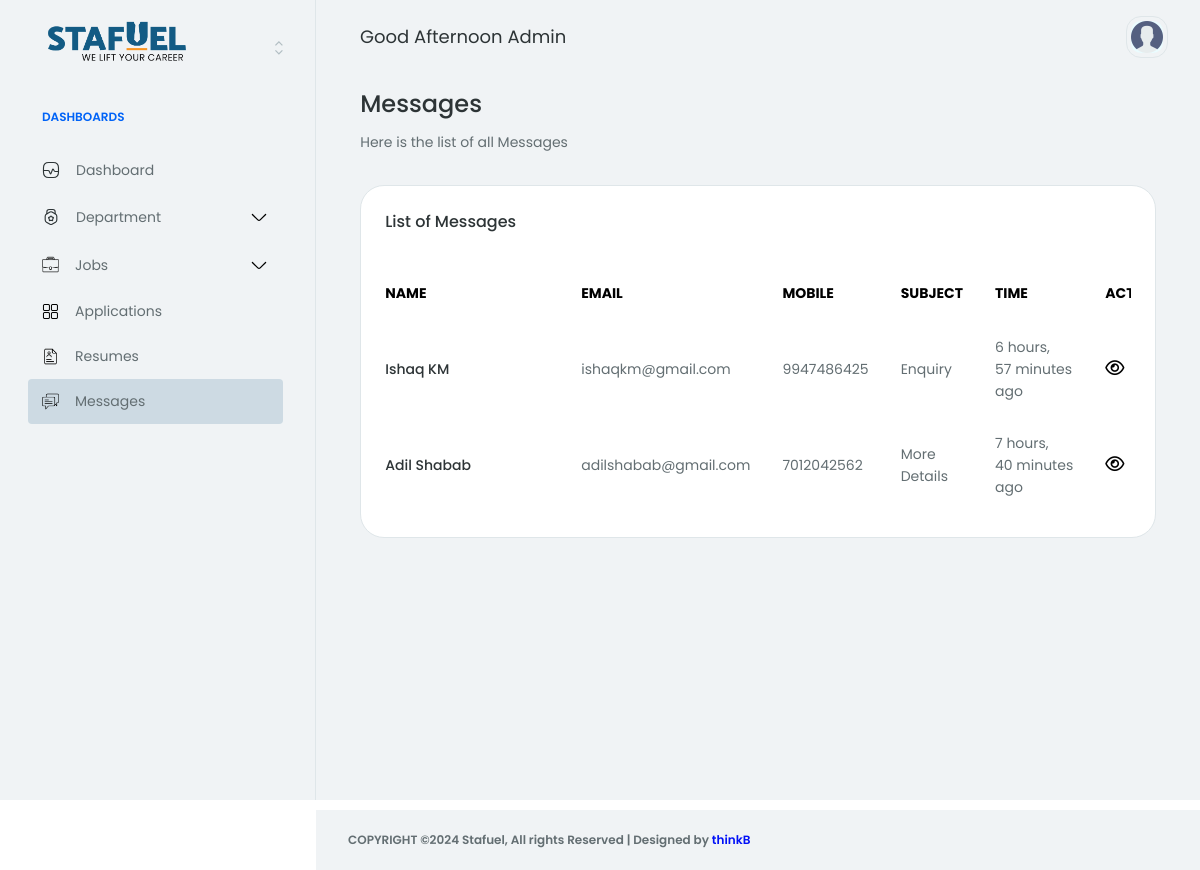
Before: /account/messages/ (signed in) with the older database file.
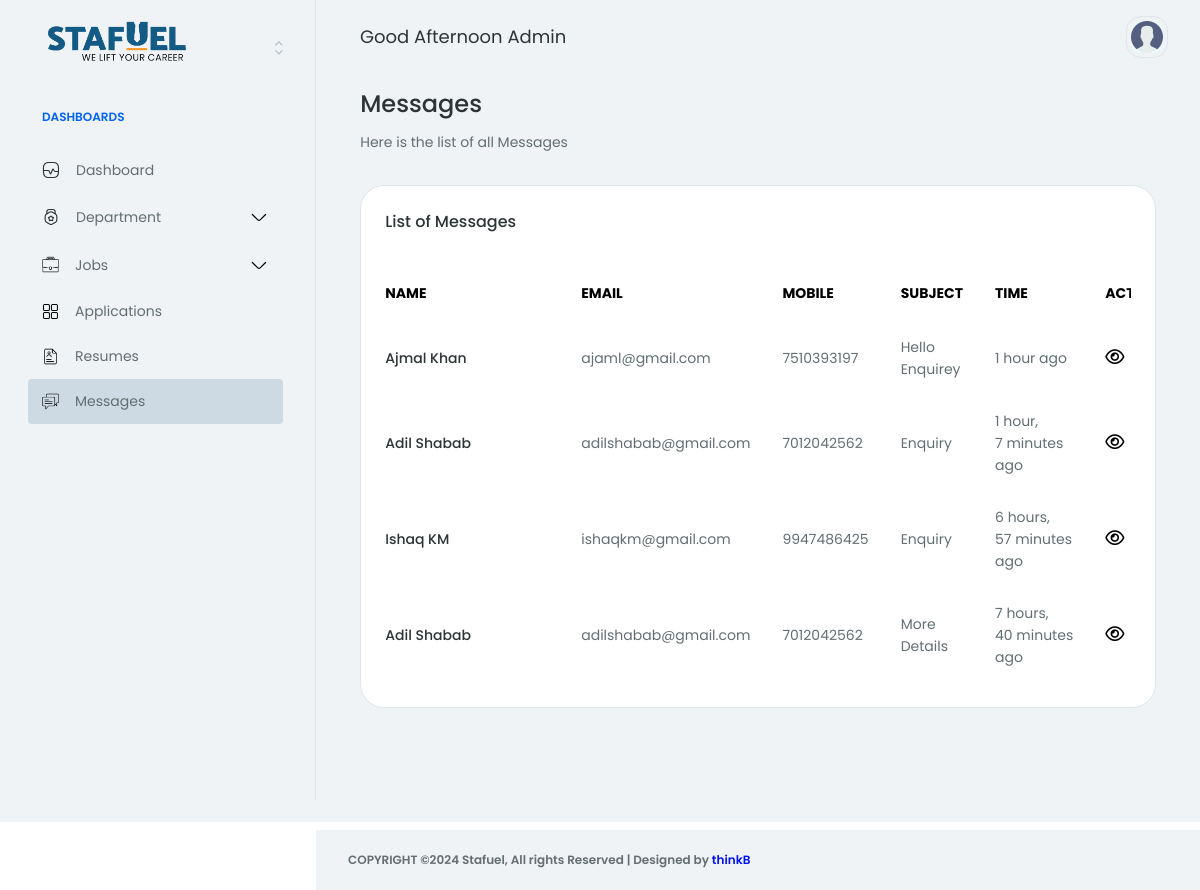
After: the same page with the newer database file.
### core/models.py (models this page shows, shortened)
class Message(models.Model):
    name = models.CharField(max_length=255)
    email = models.EmailField()
    subject = models.CharField(max_length=255)
    message = models.TextField()
    number = models.CharField(max_length=20)
    slug = models.SlugField(max_length=255, unique=True, blank=True)
    created_at = models.DateTimeField(auto_now_add=True)

### core/views.py (the view)
# urls.py: path('messages/', MessageListView.as_view(), name='message-list'),
class MessageListView(LoginRequiredMixin, ListView):
    model = Message
    template_name = 'backend/messages.html'
    context_object_name = 'msgs'
    login_url = 'login'  # URL to redirect to if the user is not authenticated
    def get_queryset(self):
        return Message.objects.all().order_by('-created_at')

### templates/backend/messages.html (shortened to what this page needs)
{% extends 'backend/base.html' %}
{% load static %}
{% block content %}
<div class="row mb-32 gy-32">
    <div class="col-12">
        <div class="row align-items-center justify-content-between g-24">
            <div class="col-12 col-md-6">
                <h3>Messages</h3>
                <p class="hp-p1-body mb-0">Here is the list of all Messages</p>
            </div>
        </div>
    </div>
    <div class="col-12">
        <div class="row g-32">
            <div class="col-12 col-lg-12">
                <div class="row g-32">
                    <div class="col-12">
                        <div class="card hp-project-ecommerce-table-card">
                            <div class="card-body">
                                <div class="row">
                                    <div class="col-12">
                                        <div class="d-flex align-items-center justify-content-between mb-32">
                                            <h5 class="mb-0">List of Messages</h5>
                                        </div>
                                        <div class="table-responsive">
                                            <table class="table align-middle mb-0">
                                                <thead>
                                                    <tr>
                                                        <th style="min-width: 180px;">
                                                            <span class="hp-badge-size d-block pb-16 fw-normal text-black fw-bold hp-text-color-dark-50 text-uppercase">Name</span>
                                                        </th>
                                                        <th>
                                                            <span class="hp-badge-size d-block pb-16 fw-normal text-black fw-bold hp-text-color-dark-50 text-uppercase">Email</span>
                                                        </th>
                                                        <th>
                                                            <span class="hp-badge-size d-block pb-16 fw-normal text-black fw-bold hp-text-color-dark-50 text-uppercase">Mobile</span>
                                                        </th>
                                                        <th>
                                                            <span class="hp-badge-size d-block pb-16 fw-normal text-black fw-bold hp-text-color-dark-50 text-uppercase">Subject</span>
                                                        </th>
                                                        <th class="">
                                                            <span class="hp-badge-size d-block pb-16 fw-normal text-black fw-bold hp-text-color-dark-50 text-uppercase">Time</span>
                                                        </th>
                                                        <th class="">
                                                            <span class="hp-badge-size d-block pb-16 fw-normal text-black fw-bold hp-text-color-dark-50 text-uppercase">Action</span>
                                                        </th>
                                                    </tr>
                                                </thead>
                                                <tbody>
                                                    {% for message in msgs %}
                                                        <tr>
                                                            <td class="ps-0">
                                                                <span class="mb-0 fw-medium text-black-100 hp-text-color-dark-0">{{message.name}}</span>
                                                            </td>
                                                            <td>
                                                                <span class="mb-0 text-black-80 hp-text-color-dark-30">{{message.email}}</span>
                                                            </td>
                                                            <td>
                                                                <span class="mb-0 text-black-80 hp-text-color-dark-30">{{message.number}}</span>
                                                            </td>
                                                            <td>
                                                                <span class="mb-0 text-black-80 hp-text-color-dark-30">{{message.subject}}</span>
                                                            </td>
                                                            <td>
                                                                <span class="mb-0 text-black-80 hp-text-color-dark-30">{{ message.created_at|timesince }} ago</span>
                                                            </td>
                                                            <td>
                                                                <div class="d_flex_icons">
                                                                    <a href="{% url 'view_message' message.slug %}">
                                                                        <span class="fa-regular fa-eye"></span>
                                                                    </a>
                                                                </div>
                                                            </td>
                                                        </tr>
                                                    {% endfor %}
                                                </tbody>
                                            </table>
                                        </div>
                                    </div>
                                </div>
                            </div>
                        </div>
                    </div>
                </div>
            </div>
        </div>
    </div>
</div>
{% endblock %}

### templates/backend/base.html (shortened to what this page needs)
<!DOCTYPE html>
{% load static %}
<html dir="ltr">
<head>
    <link rel="stylesheet" type="text/css" href="{% static 'app-assets/css/plugin/swiper-bundle.min.css' %}">
    <link rel="stylesheet" type="text/css" href="{% static 'app-assets/icons/iconly/index.min.css' %}">
    <link rel="stylesheet" type="text/css" href="{% static 'app-assets/icons/remix-icon/index.min.css' %}">
    <link rel="stylesheet" type="text/css" href="{% static 'app-assets/css/bootstrap.css' %}">
    <link rel="stylesheet" type="text/css" href="{% static 'app-assets/css/colors.css' %}">
    <link rel="stylesheet" href="https://cdnjs.cloudflare.com/ajax/libs/font-awesome/6.6.0/css/all.min.css" />
    <link rel="stylesheet" type="text/css" href="{% static 'app-assets/css/base/typography.css' %}">
    <link rel="stylesheet" type="text/css" href="{% static 'app-assets/css/base/base.css' %}">
    <link rel="stylesheet" type="text/css" href="{% static 'app-assets/css/theme/colors-dark.css' %}">
    <link rel="stylesheet" type="text/css" href="{% static 'app-assets/css/theme/theme-dark.css' %}">
    <link rel="stylesheet" type="text/css" href="{% static 'app-assets/css/custom-rtl.css' %}">
    <link rel="stylesheet" type="text/css" href="{% static 'app-assets/css/layouts/sider.css' %}">
    <link rel="stylesheet" type="text/css" href="{% static 'app-assets/css/layouts/header.css' %}">
    <link rel="stylesheet" type="text/css" href="{% static 'app-assets/css/layouts/page-content.css' %}">
    <link rel="stylesheet" type="text/css" href="{% static 'app-assets/css/components.css' %}">
    <link rel="stylesheet" type="text/css" href="{% static 'app-assets/css/layouts/customizer.css' %}">
    <link rel="stylesheet" type="text/css" href="{% static 'app-assets/css/plugin/apex-charts.css' %}">
    <link rel="stylesheet" type="text/css" href="{% static 'app-assets/css/pages/dashboard-analytics.css' %}">
    <link rel="stylesheet" type="text/css" href="{% static 'assets/css/style.css' %}">
</head>
<body>
    <main class="hp-bg-color-dark-90 d-flex min-vh-100">
        {% include 'backend/include/sidebar.html' %}
        <div class="hp-main-layout">
            <header>
                <div class="row w-100 m-0">
                    <div class="col px-0">
                        <div class="row w-100 align-items-center justify-content-between position-relative">
                            <div class="hp-header-text-info col col-lg-14 col-xl-16 hp-header-start-text d-flex align-items-center hp-horizontal-none">
                                <p style="text-transform: capitalize;" id="greeting" class="hp-header-start-text-item hp-input-label fw-normal hp-text-color-black-100 hp-text-color-dark-0 ms-12 mb-0 lh-1 d-flex align-items-center">
                                </p>
                            </div>
                            <div class="col hp-flex-none w-auto pe-0">
                                <div class="row align-items-center justify-content-end">
                                    <div class="hover-dropdown-fade w-auto px-0 ms-6 position-relative">
                                        <div class="hp-cursor-pointer rounded-4 border hp-border-color-dark-80">
                                            <div class="rounded-3 overflow-hidden m-4 d-flex">
                                                <div class="avatar-item hp-bg-info-4 d-flex" style="width: 32px; height: 32px;">
                                                    <img src="{% static 'images/user.png' %}" alt="User Avatar">
                                                </div>
                                            </div>
                                        </div>
                                    </div>
                                </div>
                            </div>
                        </div>
                    </div>
                </div>
            </header>
            <div class="hp-main-layout-content">
                {% block content %}{% endblock %}
            </div>
            <footer class="w-100 py-18 px-16 py-sm-24 px-sm-32 hp-bg-color-black-20 hp-bg-color-dark-90">
                <div class="row">
                    <div class="col-12">
                        <p class="hp-badge-text fw-semibold mb-0 text-center text-sm-start hp-text-color-dark-30">
                            COPYRIGHT ©2024 Stafuel, All rights Reserved | Designed by
                            <a href="https://thinkb.agency">thinkB</a>
                        </p>
                    </div>
                </div>
            </footer>
        </div>
    </main>
    {% load static %}
</body>
</html>

### templates/backend/include/sidebar.html (shortened to what this page needs)
{% load static %}
<div class="hp-sidebar hp-bg-color-black-20 hp-bg-color-dark-90 border-end border-black-40 hp-border-color-dark-80">
    <div class="hp-sidebar-container">
        <div class="hp-sidebar-header-menu">
            <div class="row justify-content-between align-items-end mx-0">
                <div class="w-auto px-0">
                    <div class="hp-header-logo d-flex align-items-center">
                        <a href="index.html" class="position-relative">
                            <img src="{% static 'images/stafuel-logo.png' %}" alt="" class="logo__img">
                        </a>
                    </div>
                </div>
                <div class="w-auto px-0 hp-sidebar-collapse-button hp-sidebar-hidden">
                    <div class="hp-cursor-pointer mb-10">
                    </div>
                </div>
            </div>
            <ul>
                <li>
                    <div class="menu-title">DASHBOARDS</div>
                    <ul>
                        <li class="menu__nav dashboard">
                            <a href="{% url 'dashboard' %}">
                                <div class="tooltip-item in-active" data-bs-toggle="tooltip" data-bs-placement="right" title="" data-bs-original-title="Analytics" aria-label="Analytics"></div>
                                <span>
                                    <span class="submenu-item-icon">
                                    </span>
                                    <span>Dashboard</span>
                                </span>
                            </a>
                        </li>
                        <li class="menu__nav department">
                            <a href="javascript:;" class="submenu-item">
                                <span>
                                    <span class="submenu-item-icon">
                                    </span>
                                    <span>Department</span>
                                </span>
                                <div class="menu-arrow"></div>
                            </a>
                        </li>
                        <li class="menu__nav jobs">
                            <a href="javascript:;" class="submenu-item">
                                <span>
                                    <span class="submenu-item-icon">
                                        <img src="{% static 'images/jobs-icon.png' %}" alt="" class="sidebar__icon">
                                    </span>
                                    <span>Jobs</span>
                                </span>
                                <div class="menu-arrow"></div>
                            </a>
                        </li>
                        <li class="menu__nav applications">
                            <a href="{% url 'application-list' %}">
                                <div class="tooltip-item in-active" data-bs-toggle="tooltip" data-bs-placement="right" title="" data-bs-original-title="Analytics" aria-label="Analytics"></div>
                                <span>
                                    <span class="submenu-item-icon">
                                        <img src="{% static 'images/application-icon.png' %}" alt="" class="sidebar__icon">
                                    </span>
                                    <span>Applications</span>
                                </span>
                            </a>
                        </li>
                        <li class="menu__nav resumes">
                            <a href="{% url 'resume-list' %}">
                                <div class="tooltip-item in-active" data-bs-toggle="tooltip" data-bs-placement="right" title="" data-bs-original-title="Analytics" aria-label="Analytics"></div>
                                <span>
                                    <span class="submenu-item-icon">
                                        <img src="{% static 'images/resume-icon.png' %}" alt="" class="sidebar__icon">
                                    </span>
                                    <span>Resumes</span>
                                </span>
                            </a>
                        </li>
                        <li class="menu__nav messages">
                            <a href="{% url 'message-list' %}">
                                <div class="tooltip-item in-active" data-bs-toggle="tooltip" data-bs-placement="right" title="" data-bs-original-title="Analytics" aria-label="Analytics"></div>
                                <span>
                                    <span class="submenu-item-icon">
                                        <img src="{% static 'images/message-icon.png' %}" alt="" class="sidebar__icon">
                                    </span>
                                    <span>Messages</span>
                                </span>
                            </a>
                        </li>
                    </ul>
                </li>
            </ul>
        </div>
    </div>
</div>

Changed rows visible on the page:
added Message: name "Ajmal Khan", email "ajaml@gmail.com", number "7510393197", subject "Hello Enquirey", created_at "1 hour"
added Message: name "Adil Shabab", email "adilshabab@gmail.com", number "7012042562", subject "Enquiry", created_at "1 hour, 7 minutes"
